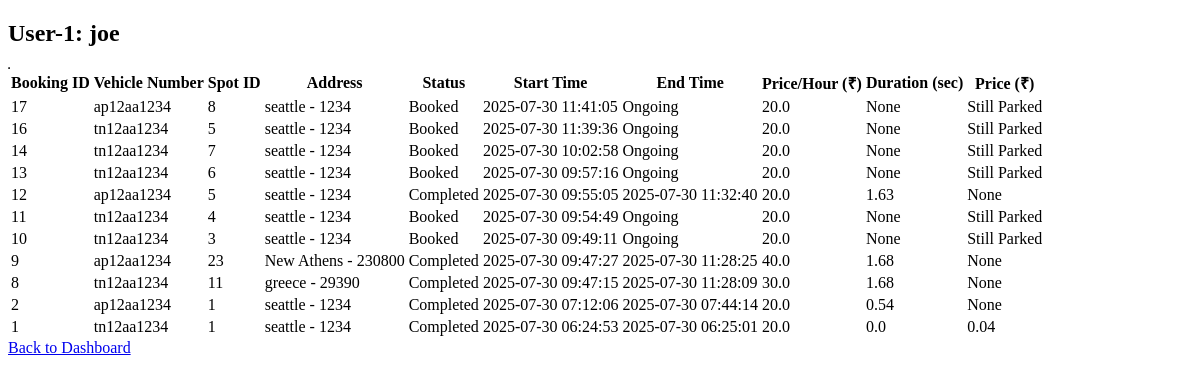
Before: /users/1 with the older database file.
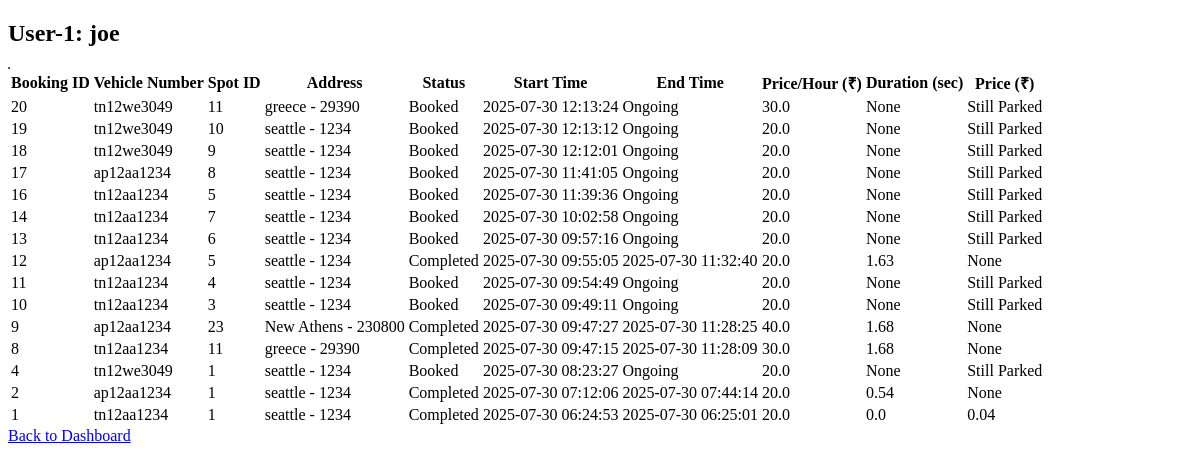
After: the same page with the newer database file.
### tables this page shows
CREATE TABLE Bookings (
              booking_id  INTEGER PRIMARY KEY AUTOINCREMENT,
              spot_id     INTEGER NOT NULL,
              vehicle_id  INTEGER NOT NULL,
              start_time  DATETIME NOT NULL DEFAULT CURRENT_TIMESTAMP,
              end_time    DATETIME,
              status      TEXT    NOT NULL DEFAULT 'Booked'
                           CHECK(status IN ('Booked','Completed','Cancelled')),
              duration_hours Float Default NULL,
              total_amount Float Default NULL,
              FOREIGN KEY(spot_id)    REFERENCES ParkingSpots(spot_id)
                ON DELETE CASCADE,
              FOREIGN KEY(vehicle_id) REFERENCES Vehicles(vehicle_id)
                ON DELETE CASCADE
            );

CREATE TABLE Vehicles (
              vehicle_id     INTEGER PRIMARY KEY AUTOINCREMENT,
              user_id        INTEGER NOT NULL,
              vehicle_number TEXT    NOT NULL,
              FOREIGN KEY(user_id) REFERENCES Users(user_id)
                ON DELETE CASCADE
            );

CREATE TABLE ParkingLots (
              lot_id         INTEGER PRIMARY KEY AUTOINCREMENT,
              address        TEXT    NOT NULL,
              pin_code       TEXT,
              price_per_hour REAL    NOT NULL,
              max_spots      INTEGER NOT NULL,
              created_at     DATETIME DEFAULT CURRENT_TIMESTAMP,
              free_spots   INTEGER NOT NULL
            );

### app.py (the view)
@app.route('/users/<int:userid>')
def user_details(userid):
    user = get_all_user_bookings(userid)
    with sqlite3.connect(DB) as con:
        cur = con.cursor()
        cur.execute('''
        select fname, user_id from user where user_id = ?''', (userid,))
        name, userid = cur.fetchone()
    return render_template('userDetails.html', details=user, username=name, userid=userid)

### templates/userDetails.html (shortened to what this page needs)
<!DOCTYPE html>
<html lang="en">
<head>
</head>
<body>
<h2>User-{{userid}}: {{username}}</h2>
<table border="1">
    {% if details %}
        <table class="table table-bordered table-striped">
            <thead class="table-dark">
                <tr>
                    <th>Booking ID</th>
                    <th>Vehicle Number</th>
                    <th>Spot ID</th>
                    <th>Address</th>
                    <th>Status</th>
                    <th>Start Time</th>
                    <th>End Time</th>
                    <th>Price/Hour (₹)</th>
                    <th>Duration (sec)</th>
                    <th>Price (₹)</th>
                </tr>
            </thead>
            <tbody>
                {% for row in details %}
                <tr>
                    <td>{{ row[0] }}</td>
                    <td>{{ row[1] }}</td>
                    <td>{{ row[3] }}</td>
                    <td>{{ row[4] }} - {{ row[5] }}</td>
                    <td>{{ row[6] }}</td>
                    <td>{{ row[7] }}</td>
                    <td>{{ row[8] or 'Ongoing'}}</td>
                    <td>{{ row[9] }}</td>
                    <td>{{ row[10] }}</td>
                    {% if row[6] == 'Completed' %}
                        <td>{{ row[11] }}</td>
                    {% else %}
                        <td>Still Parked</td>
                    {% endif %}
                </tr>
                {% endfor %}
            </tbody>
        </table>
        {% else %}
        <div class="alert alert-info">No booking records found.</div>
        {% endif %}
</table>
    <div class="text-center mt-3">
        <a href="{{ url_for('admin_dashboard') }}" class="btn btn-primary">Back to Dashboard</a>
    </div>
</body>
</html>

Changed rows visible on the page:
added Bookings: booking_id "20", vehicle_number "tn12we3049", spot "11", address "greece", pin_code "29390", status "Booked", start_time "2025-07-30 12:13:24", row "Ongoing", price_per_hour "30.0", row "None", shows "Still Parked"
added Bookings: booking_id "19", vehicle_number "tn12we3049", spot "10", address "seattle", pin_code "1234", status "Booked", start_time "2025-07-30 12:13:12", row "Ongoing", price_per_hour "20.0", row "None", shows "Still Parked"
added Bookings: booking_id "18", vehicle_number "tn12we3049", spot "9", address "seattle", pin_code "1234", status "Booked", start_time "2025-07-30 12:12:01", row "Ongoing", price_per_hour "20.0", row "None", shows "Still Parked"
now on this page (row unchanged): Bookings: booking_id "4", vehicle_number "tn12we3049", spot "1", address "seattle", pin_code "1234", status "Booked", start_time "2025-07-30 08:23:27", row "Ongoing", price_per_hour "20.0", row "None", shows "Still Parked"
